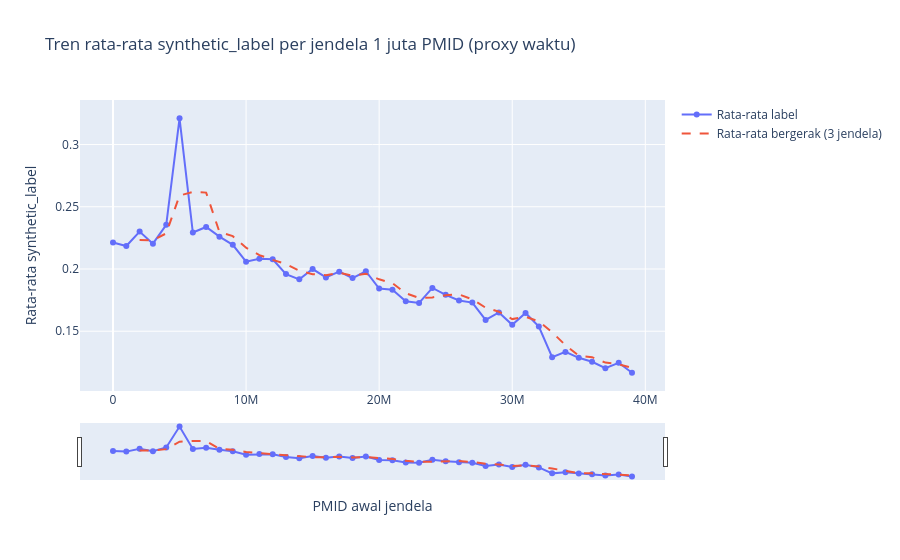

Notebook code for this chart:
### Markdown cell above
## Visualisasi 8: Tren Rata-rata Label per Jendela PMID (Line Chart dengan Range Slider)

Hasil `group_by_dynamic` dan `rolling_mean` dari Bagian 2. Sumbu x adalah PMID (proxy waktu), bukan tanggal.

### Code cell
fig8 = go.Figure()
fig8.add_trace(go.Scatter(x=tren_pmid['pmid_mulai'], y=tren_pmid['rata_label'], mode='lines+markers', name='Rata-rata label'))
fig8.add_trace(go.Scatter(x=tren_pmid['pmid_mulai'], y=tren_pmid['ma_3'], mode='lines', name='Rata-rata bergerak (3 jendela)', line=dict(dash='dash')))
fig8.update_layout(
    title='Tren rata-rata synthetic_label per jendela 1 juta PMID (proxy waktu)',
    xaxis=dict(title='PMID awal jendela', rangeslider=dict(visible=True)),
    yaxis_title='Rata-rata synthetic_label',
)
fig8.show()

### Figure 1 — Plotly figure (JSON) as saved in the notebook; plotly's stock layout.template omitted (floating-point values rounded to 4 significant figures)
{"data": [{"mode": "lines+markers", "name": "Rata-rata label", "type": "scatter", "x": [0, 1000000, 2000000, 3000000, 4000000, 5000000, 6000000, 7000000, 8000000, 9000000, 10000000, 11000000, 12000000, 13000000, 14000000, 15000000, 16000000, 17000000, 18000000, 19000000, 20000000, 21000000, 22000000, 23000000, 24000000, 25000000, 26000000, 27000000, 28000000, 29000000, 30000000, 31000000, 32000000, 33000000, 34000000, 35000000, 36000000, 37000000, 38000000, 39000000], "y": [0.2212, 0.2184, 0.2301, 0.2203, 0.2355, 0.3211, 0.2293, 0.2338, 0.226, 0.2195, 0.2059, 0.2082, 0.2078, 0.1959, 0.1917, 0.1999, 0.1932, 0.1979, 0.1927, 0.1982, 0.1843, 0.1833, 0.174, 0.1727, 0.1848, 0.1792, 0.1747, 0.173, 0.159, 0.1651, 0.1551, 0.1647, 0.1537, 0.1291, 0.1333, 0.1286, 0.1254, 0.1203, 0.1246, 0.1167]}, {"line": {"dash": "dash"}, "mode": "lines", "name": "Rata-rata bergerak (3 jendela)", "type": "scatter", "x": [0, 1000000, 2000000, 3000000, 4000000, 5000000, 6000000, 7000000, 8000000, 9000000, 10000000, 11000000, 12000000, 13000000, 14000000, 15000000, 16000000, 17000000, 18000000, 19000000, 20000000, 21000000, 22000000, 23000000, 24000000, 25000000, 26000000, 27000000, 28000000, 29000000, 30000000, 31000000, 32000000, 33000000, 34000000, 35000000, 36000000, 37000000, 38000000, 39000000], "y": [NaN, NaN, 0.2233, 0.223, 0.2286, 0.259, 0.262, 0.2614, 0.2297, 0.2264, 0.2171, 0.2112, 0.2073, 0.204, 0.1985, 0.1959, 0.195, 0.197, 0.1946, 0.1962, 0.1917, 0.1886, 0.1805, 0.1767, 0.1772, 0.1789, 0.1796, 0.1756, 0.1689, 0.1657, 0.1597, 0.1616, 0.1579, 0.1492, 0.1387, 0.1304, 0.1291, 0.1248, 0.1234, 0.1205]}], "layout": {"title": {"text": "Tren rata-rata synthetic_label per jendela 1 juta PMID (proxy waktu)"}, "xaxis": {"rangeslider": {"visible": true}, "title": {"text": "PMID awal jendela"}}, "yaxis": {"title": {"text": "Rata-rata synthetic_label"}}}}
